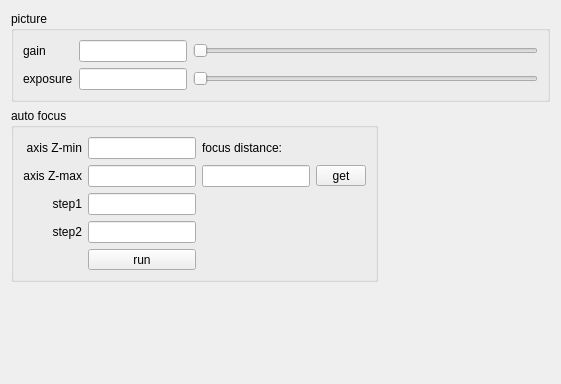
<?xml version="1.0" encoding="UTF-8"?>
<ui version="4.0">
 <class>DialogCameraSetting</class>
 <widget class="QDialog" name="DialogCameraSetting">
  <property name="geometry">
   <rect>
    <x>0</x>
    <y>0</y>
    <width>561</width>
    <height>384</height>
   </rect>
  </property>
  <property name="windowTitle">
   <string>camera setting</string>
  </property>
  <layout class="QGridLayout" name="gridLayout_3">
   <item row="1" column="0">
    <widget class="QGroupBox" name="groupBox_2">
     <property name="title">
      <string>auto focus</string>
     </property>
     <layout class="QGridLayout" name="gridLayout_2">
      <item row="0" column="0">
       <widget class="QLabel" name="label_4">
        <property name="text">
         <string>axis Z-min</string>
        </property>
        <property name="alignment">
         <set>Qt::AlignRight|Qt::AlignTrailing|Qt::AlignVCenter</set>
        </property>
       </widget>
      </item>
      <item row="0" column="1">
       <widget class="HLineEdit" name="lineEdit_autoFocus_Zmin"/>
      </item>
      <item row="0" column="2">
       <widget class="QLabel" name="label_3">
        <property name="text">
         <string>focus distance:</string>
        </property>
       </widget>
      </item>
      <item row="1" column="0">
       <widget class="QLabel" name="label_5">
        <property name="text">
         <string>axis Z-max</string>
        </property>
        <property name="alignment">
         <set>Qt::AlignRight|Qt::AlignTrailing|Qt::AlignVCenter</set>
        </property>
       </widget>
      </item>
      <item row="1" column="1">
       <widget class="HLineEdit" name="lineEdit_autoFocus_Zmax"/>
      </item>
      <item row="1" column="2">
       <widget class="HLineEdit" name="lineEdit_autoFocus_focus"/>
      </item>
      <item row="1" column="3">
       <widget class="QToolButton" name="toolButton_autoFocus_get">
        <property name="sizePolicy">
         <sizepolicy hsizetype="Preferred" vsizetype="Fixed">
          <horstretch>0</horstretch>
          <verstretch>0</verstretch>
         </sizepolicy>
        </property>
        <property name="minimumSize">
         <size>
          <width>50</width>
          <height>0</height>
         </size>
        </property>
        <property name="text">
         <string>get</string>
        </property>
       </widget>
      </item>
      <item row="2" column="0">
       <widget class="QLabel" name="label_6">
        <property name="text">
         <string>step1</string>
        </property>
        <property name="alignment">
         <set>Qt::AlignRight|Qt::AlignTrailing|Qt::AlignVCenter</set>
        </property>
       </widget>
      </item>
      <item row="2" column="1">
       <widget class="HLineEdit" name="lineEdit_autoFocus_step1"/>
      </item>
      <item row="3" column="0">
       <widget class="QLabel" name="label_7">
        <property name="text">
         <string>step2</string>
        </property>
        <property name="alignment">
         <set>Qt::AlignRight|Qt::AlignTrailing|Qt::AlignVCenter</set>
        </property>
       </widget>
      </item>
      <item row="3" column="1">
       <widget class="HLineEdit" name="lineEdit_autoFocus_step2">
        <property name="text">
         <string/>
        </property>
       </widget>
      </item>
      <item row="4" column="1">
       <widget class="QToolButton" name="toolButton_autoFocus_run">
        <property name="sizePolicy">
         <sizepolicy hsizetype="Preferred" vsizetype="Fixed">
          <horstretch>0</horstretch>
          <verstretch>0</verstretch>
         </sizepolicy>
        </property>
        <property name="text">
         <string>run</string>
        </property>
       </widget>
      </item>
     </layout>
    </widget>
   </item>
   <item row="2" column="0">
    <spacer name="verticalSpacer">
     <property name="orientation">
      <enum>Qt::Vertical</enum>
     </property>
     <property name="sizeHint" stdset="0">
      <size>
       <width>20</width>
       <height>40</height>
      </size>
     </property>
    </spacer>
   </item>
   <item row="1" column="1">
    <spacer name="horizontalSpacer">
     <property name="orientation">
      <enum>Qt::Horizontal</enum>
     </property>
     <property name="sizeHint" stdset="0">
      <size>
       <width>40</width>
       <height>20</height>
      </size>
     </property>
    </spacer>
   </item>
   <item row="0" column="0" colspan="2">
    <widget class="QGroupBox" name="groupBox">
     <property name="title">
      <string>picture</string>
     </property>
     <layout class="QGridLayout" name="gridLayout" columnstretch="0,0,2">
      <item row="0" column="0">
       <widget class="QLabel" name="label">
        <property name="text">
         <string>gain</string>
        </property>
       </widget>
      </item>
      <item row="0" column="1">
       <widget class="HLineEdit" name="lineEdit_gain">
        <property name="maximumSize">
         <size>
          <width>120</width>
          <height>16777215</height>
         </size>
        </property>
       </widget>
      </item>
      <item row="0" column="2">
       <widget class="QSlider" name="horizontalSlider_gain">
        <property name="orientation">
         <enum>Qt::Horizontal</enum>
        </property>
       </widget>
      </item>
      <item row="1" column="0">
       <widget class="QLabel" name="label_2">
        <property name="text">
         <string>exposure</string>
        </property>
       </widget>
      </item>
      <item row="1" column="1">
       <widget class="HLineEdit" name="lineEdit_exposure">
        <property name="maximumSize">
         <size>
          <width>120</width>
          <height>16777215</height>
         </size>
        </property>
       </widget>
      </item>
      <item row="1" column="2">
       <widget class="QSlider" name="horizontalSlider_exposure">
        <property name="orientation">
         <enum>Qt::Horizontal</enum>
        </property>
       </widget>
      </item>
     </layout>
    </widget>
   </item>
  </layout>
 </widget>
 <customwidgets>
  <customwidget>
   <class>HLineEdit</class>
   <extends>QLineEdit</extends>
   <header>hlineedit.h</header>
  </customwidget>
 </customwidgets>
 <resources/>
 <connections/>
</ui>
